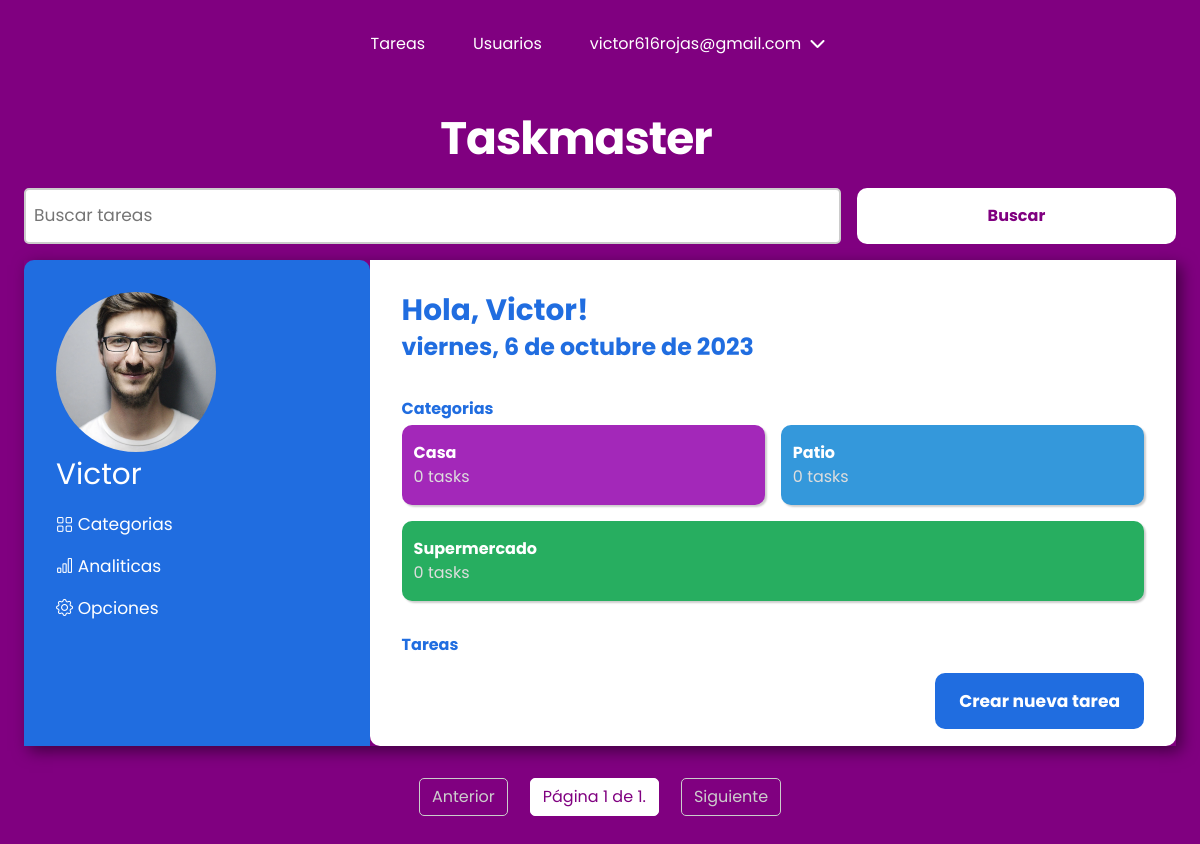
The app's page /todo_task/ (signed in), older data.
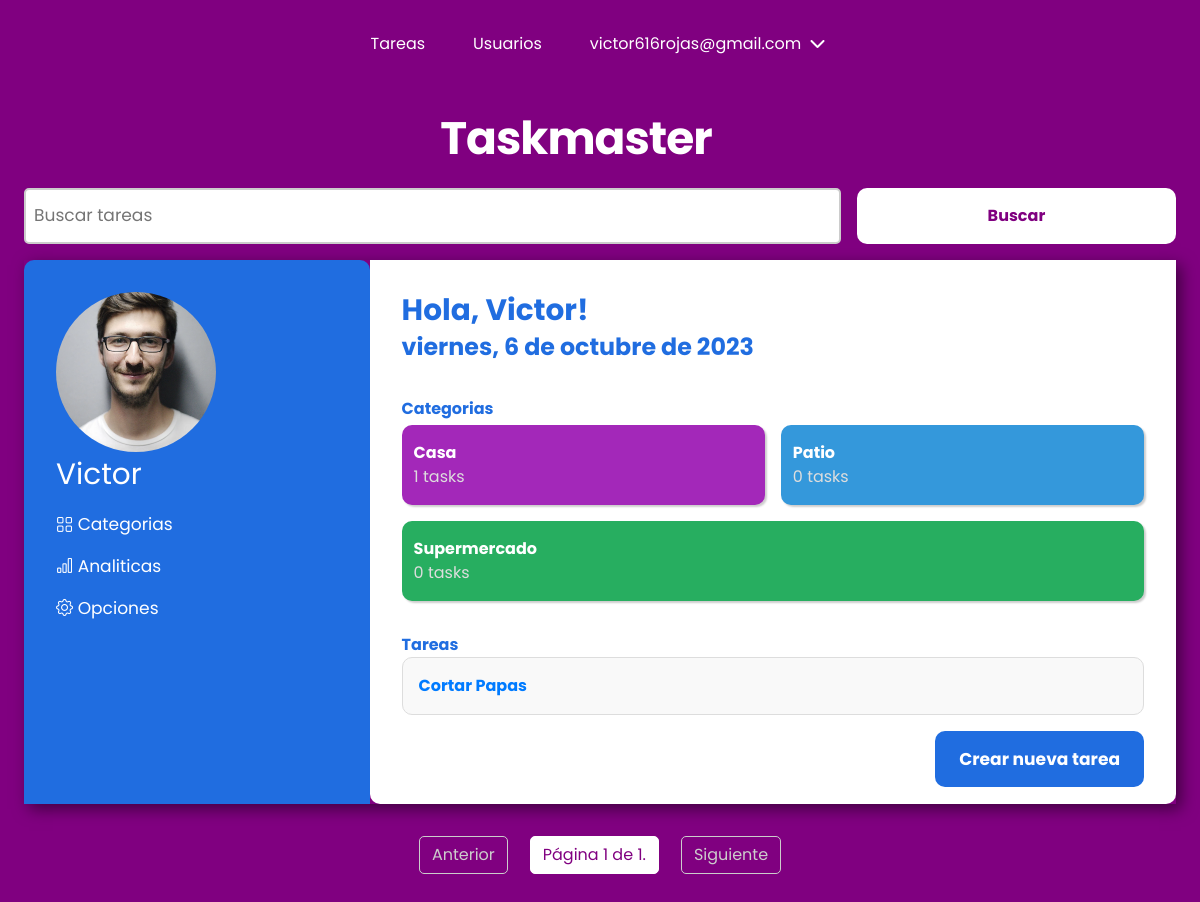
The same page, newer data.
### users/models.py (models this page shows, shortened)
class CustomUser(AbstractBaseUser, PermissionsMixin):
    email = models.EmailField(unique=True, max_length=25)
    password = models.CharField(max_length=128)
    first_name = models.CharField(max_length=30, blank=True)
    last_name = models.CharField(max_length=30, blank=True)
    date_joined = models.DateTimeField(default=timezone.now)
    is_active = models.BooleanField(default=True)
    is_staff = models.BooleanField(default=False)
    is_worker = models.BooleanField(default=False)
    profile_picture = models.ImageField(upload_to='users/images/profile_pictures/',
                                        blank=True, null=True)
    objects = CustomUserManager()  # Instanciamos nuestro administrador personalizado
    USERNAME_FIELD = "email"
    REQUIRED_FIELDS = []
    class Meta:
        ordering = ["-date_joined"]

### todo_task/models.py (models this page shows, shortened)
class Label(models.Model):
    name = models.CharField(max_length=20)

class Task(models.Model):
    title = models.CharField(max_length=35)
    complete = models.BooleanField(default=False)
    created = models.DateTimeField(auto_now_add=True)
    labels = models.ManyToManyField("Label")
    user = models.ForeignKey(CustomUser, on_delete=models.CASCADE, related_name="tasks")
    class Meta:
        ordering = ["-created"]

### todo_task/views.py (the view)
# urls.py: path("", views.list_tasks, name="task-list"),
@login_required(login_url="/users/login/")
def list_tasks(request):
    fecha_actual = datetime.now()
    tasks = Task.objects.filter(user=request.user).order_by("created")
    query = request.GET.get("q", "")
    if query:
        tasks = tasks.filter(title__startswith=query)
    page_number = request.GET.get("page")
    try:
        page_number = int(page_number)
    except (TypeError, ValueError):
        page_number = 1
    paginator = Paginator(tasks, 4)
    try:
        tasks = paginator.page(page_number)
    except EmptyPage:
        tasks = paginator.page(1)
    categorias = Label.objects.annotate(task_count=Count("task"))
    context = {
        "tasks": tasks,
        "fecha_actual": fecha_actual,
        "query": query,
        "categorias": categorias,
    }
    return render(request, "todo_task/list.html", context)

### todo_task/templates/todo_task/list.html (shortened to what this page needs)
{% extends "base.html" %}
{% load static %}
{% block css %}
<link rel="stylesheet" type="text/css" href="{% static 'todo_task/css/style.css' %}">
{% endblock %}
{% block content %}
<section class="container">
    <h1 class="fs-6">Taskmaster</h1>
    <form class="search-form" method="GET">
        <input class="fs-1" type="text" name="q" value="{{ query }}" placeholder="Buscar tareas">
        <input class="btn btn-secondary" type="submit" value="Buscar">
    </form>
    <section class="card">
        <div class="user flex-column">
            <div class="user-info flex-column">
                <img src="{{ request.user.profile_picture.url }}" alt="Foto de perfil">
                <h2 class="fs-4">{{ request.user.first_name }}</h2>
            </div>
            <div class="user-options fs-1">
                <a href="#"><i class="bi bi-grid"></i> Categorias</a>
                <a href="#"><i class="bi bi-bar-chart"></i> Analiticas</a>
                <a href="#"><i class="bi bi-gear"></i> Opciones</a>
            </div>
        </div>
        <section class="task">
            <h2 class="fs-4">Hola, {{ request.user.first_name }}!</h2>
            <p class="fs-3">{{ fecha_actual|date:"l, j \d\e F \d\e Y" }}</p>
            <section class="categorias">
                <h3>Categorias</h3>
                <div class="categoria_lista">
                    {% for categoria in categorias %}
                    <div class="categoria">
                        <p>{{ categoria.name }}</p>
                        <p class="categoria_count">{{ categoria.task_count }} tasks</p>
                    </div>
                    {% endfor %}
                </div>
            </section>
            <section class="tasks">
                <h3>Tareas</h3>
                <div class="flex-column">
                    <ul class="task-list flex-column">
                        {% for task in tasks %}
                        <li class="task-element flex-column">
                            <a href="{% url 'task-detail' task.id %}" class="task-link">
                                {{ task.title }}
                            </a>
                        </li>
                        {% endfor %}
                    </ul>
                    <div class="task-creation fs-1">
                        <a href="{% url 'task-create' %}">Crear nueva tarea</a>
                    </div>
                </div>
            </section>
        </section>
    </section>
    <div class="pagination">
        <span class="step-links">
            {% if tasks.has_previous %}
            <a href="?page={{ tasks.previous_page_number }}">Anterior</a>
            {% else %}
            <span class="disabled">Anterior</span>
            {% endif %}
            <span class="current-page">
                Página {{ tasks.number }} de {{ tasks.paginator.num_pages }}.
            </span>
            {% if tasks.has_next %}
            <a href="?page={{ tasks.next_page_number }}">Siguiente</a>
            {% else %}
            <span class="disabled">Siguiente</span>
            {% endif %}
        </span>
    </div>
</section>
{% endblock %}

### taskmaster/templates/base.html (shortened to what this page needs)
{% load static %}
<!DOCTYPE html>
<html lang="es">
<head>
    <link rel="stylesheet" type="text/css" href="{% static 'css/main.css' %}" />
    <link rel="stylesheet" href="https://cdnjs.cloudflare.com/ajax/libs/font-awesome/6.4.2/css/all.min.css" />
    <link rel="stylesheet" href="https://cdn.jsdelivr.net/npm/bootstrap-icons@1.11.1/font/bootstrap-icons.css">
    {% block css %}{% endblock %}
</head>
<body>
    {% if request.user.is_authenticated %}
    <header class="primary-header flex">
        <nav>
            <ul id="primary-navigation" data-visible="false" class="primary-navigation flex">
                <li class="active"><a href="{% url 'task-list' %}">Tareas</a></li>
                {% if request.user.is_staff %}
                <li class="active"><a href="{% url 'user-list' %}">Usuarios</a></li>
                {% endif %}
                <li class="active has-dropdown">{{ request.user.email }} <i class="fa-solid fa-chevron-down"></i>
                </li>
            </ul>
        </nav>
    </header>
    {% endif %}
    <main>{% block content %}{% endblock %}</main>
</body>
</html>

### taskmaster/static/css/main.css (style rules this page uses)
:root { --clr-white: rgb(255, 255, 255); --clr-neutral-400: rgb(3, 3, 3); --clr-accent-700: rgb(128, 0, 128); --clr-gradient-accent: rgb(182, 0, 136); --clr-complete: rgb(0, 117, 16); --clr-incomplete: rgb(223, 14, 14); --clr-btn-edit: rgb(0, 123, 255); --clr-btn-delete: rgb(223, 14, 14); --clr-btn-return: rgb(128, 0, 128); --clr-btn-edit-hover: rgba(0, 123, 255, 0.8); --clr-btn-delete-hover: rgba(223, 14, 14, 0.8); --clr-btn-return-hover: rgba(128, 0, 128, 0.8); --bg-clr: rgb(250, 250, 250); --ff-primary: "Poppins", Arial, Helvetica, sans-serif; --fw-regular: 400; --fw-semi-bold: 600; --fw-bold: 700; --fs-1: clamp(0.75rem, calc(0.55rem + 0.69vw), 1.19rem); --fs-2: clamp(0.78rem, calc(0.59rem + 0.81vw), 1.4rem); --fs-3: clamp(0.88rem, calc(0.69rem + 1.06vw), 1.75rem); --fs-4: clamp(1.05rem, calc(0.81rem + 1.38vw), 2.19rem); --fs-5: clamp(1.26rem, calc(0.95rem + 1.79vw), 2.73rem); --fs-6: clamp(1.51rem, calc(1.11rem + 2.31vw), 3.42rem); --fs-7: clamp(1.81rem, calc(1.29rem + 2.98vw), 4.27rem); --fs-8: clamp(2.18rem, calc(1.51rem + 3.83vw), 5.34rem); --fs-btn-1: clamp(1rem, calc(1rem + 0.05vw), 1.19rem); }
*, *::before, *::after { box-sizing: border-box; }
* { margin: 0; padding: 0; font: inherit; }
html { scroll-behavior: smooth; scroll-padding-top: var(--scroll-padding, 75px); }
body { line-height: 1.5; background-color: var(--clr-accent-700); font-family: var(--ff-primary); }
h1, h2, p { color: var(--clr-neutral); }
h3 { color: var(--clr-accent); }
img, picture, video, canvas, svg { display: block; max-width: 100%; object-fit: cover; }
.fs-1 { font-size: var(--fs-1); }
.fs-3 { font-size: var(--fs-3); }
.fs-4 { font-size: var(--fs-4); }
.fs-6 { font-size: var(--fs-6); }
.flex-column { display: flex; flex-direction: column; }
h1 { margin-block: 1rem; width: min(100% - 3rem, 40ch); letter-spacing: -1px; text-align: left; }
.container { width: min(100% - 3rem, 120ch); margin-inline: auto; margin-block: 1rem; }
.flex { display: flex; gap: var(--gap, 1rem); }
.primary-header { align-items: center; justify-content: center; }
.primary-navigation { list-style: none; }
.primary-navigation a { text-decoration: none; color: var(--clr-white); }
.has-dropdown { display: inline-block; color: var(--clr-white); cursor: pointer; position: relative; }
.fa-chevron-down { padding-inline: 0.25rem; transition: transform 0.3s ease; }
.btn-secondary { color: var(--clr-accent-700); background-color: var(--clr-white); border: 2px solid var(--clr-accent-700); }
@media (min-width: 35em) { .primary-navigation { --gap: clamp(1.5rem, 5vw, 3rem); padding-block: 2rem; padding-inline: clamp(3rem, 8vw, 10rem); } }
@media (min-width: 35em) { .container h1 { text-align: center; } }
h1 { font-weight: var(--fw-bold); color: var(--clr-white); }
.btn { font-weight: bold; padding: 1rem; border-radius: 10px; text-align: center; cursor: pointer; }
.pagination { margin-block: 2rem; }
.step-links { display: flex; justify-content: center; gap: 1rem; text-align: center; }
.step-links .disabled { display: inline-block; padding: 6px 12px; color: #ccc; border: 1px solid #ccc; border-radius: 5px; margin: 0 3px; pointer-events: none; }
.step-links .current-page { display: inline-block; padding: 6px 12px; background-color: var(--clr-white); color: var(--clr-accent-700); border: 1px solid var(--clr-white); border-radius: 5px; margin: 0 3px; }

Row changes from the older to the newer data that the page shows:
computed for Label "Casa": task_count "0" → "1"
added Task: title "Cortar Papas"
